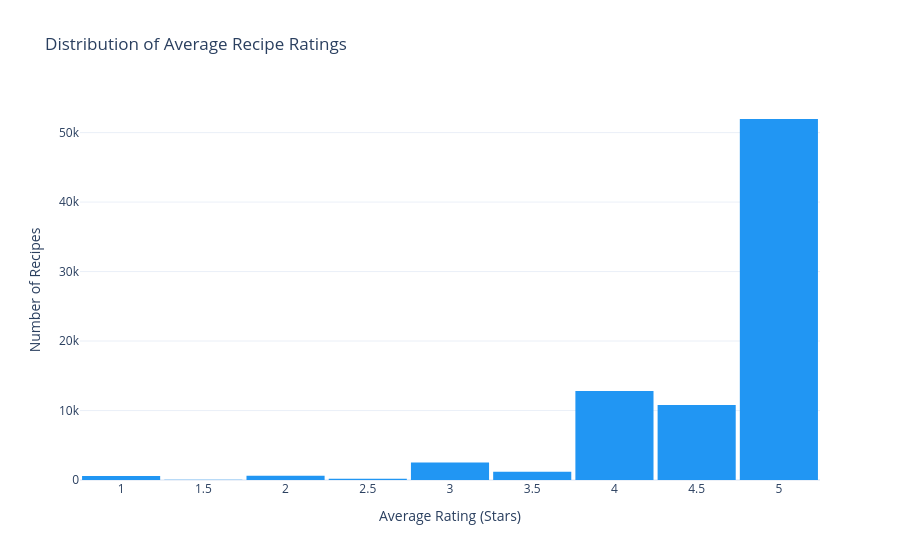

Source (notebook cell):
### Markdown cell above
### Univariate Analysis

### Code cell
# Univariate Plot 1: Distribution of average ratings.
# Ratings are heavily skewed toward 4-5 stars, suggesting a positivity bias on
#    Food.com.
fig = px.histogram(
    df.dropna(subset=['avg_rating']),
    x='avg_rating',
    nbins=20,
    title='Distribution of Average Recipe Ratings',
    labels={'avg_rating': 'Average Rating (Stars)',
            'count': 'Number of Recipes'},
    color_discrete_sequence=['#2196F3']
)
fig.update_layout(
    xaxis_title='Average Rating (Stars)',
    yaxis_title='Number of Recipes',
    bargap=0.05,
    template='plotly_white'
)
fig.show()
fig.write_html('assets/avg-rating-distribution.html', include_plotlyjs='cdn')

### Figure 1 — Plotly figure (JSON) as saved in the notebook; plotly's stock layout.template omitted (floating-point values rounded to 4 significant figures; data arrays with more than 128 entries replaced by an {"elided": "..."} marker saying what was removed)
{"data": [{"bingroup": "x", "hovertemplate": "Average Rating (Stars)=%{x}<br>count=%{y}<extra></extra>", "legendgroup": "", "marker": {"color": "#2196F3", "pattern": {"shape": ""}}, "name": "", "nbinsx": 20, "orientation": "v", "showlegend": false, "type": "histogram", "x": {"elided": "80631 float values"}, "xaxis": "x", "yaxis": "y"}], "layout": {"bargap": 0.05, "barmode": "relative", "legend": {"tracegroupgap": 0}, "title": {"text": "Distribution of Average Recipe Ratings"}, "xaxis": {"anchor": "y", "domain": [0, 1], "title": {"text": "Average Rating (Stars)"}}, "yaxis": {"anchor": "x", "domain": [0, 1], "title": {"text": "Number of Recipes"}}}}
